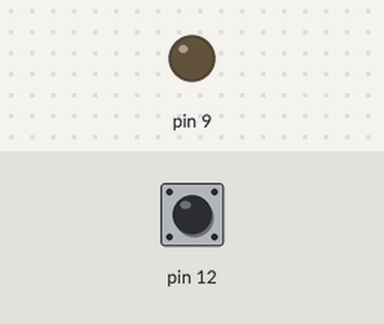
This sketch was run on a simulated Arduino Uno, built with avr-gcc and run on an emulated ATmega328P. Shown: output pins drawn as LEDs (lit = HIGH). The inputs (shaded band) are chosen by the test bench; at power-on: pin 12 HIGH.

Above: at 1.2 s.
1.3 s: pin 12 pulled LOW for 3.2 s
At 5.6 s:
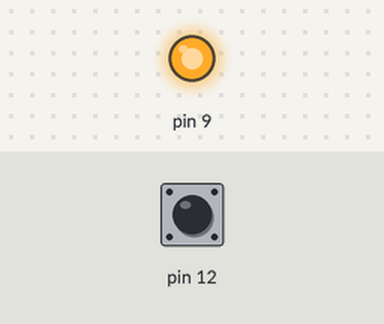
6.3 s: pin 12 pulled LOW for 0.15 s
At 7.1 s:
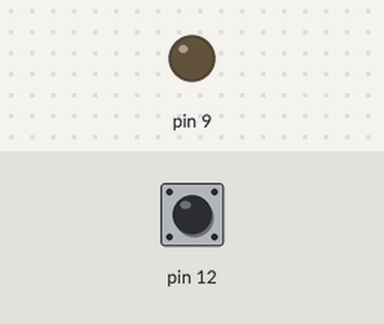
Timing chart, 0 to 9.3 s (numbered marks = the images above; inputs shaded):
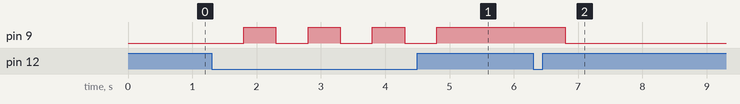

Measured:
- after the input at 1.3 s, pin 9: alternates HIGH for 0.50 s and LOW for 0.50 s, 7 changes in all, then stays HIGH, starting after 0.50 s
- after the input at 6.3 s, pin 9: HIGH → LOW after 0.50 s

The sketch:

sketch1.ino
```cpp
void setup() {
  // using pin 9 to control motor
  pinMode(9, OUTPUT);

  // using pin 12 to read button state
  pinMode(12, INPUT_PULLUP);
}
// start sketch with motor off
bool motorOn = false;

void loop() {
  // pressing button toggles motor state
  if(digitalRead(12) == 0) {
    motorOn = !motorOn;
    // delay to debounce
    delay(500);
  }

  if (motorOn) {
      analogWrite(9, 255);
  } else {
      analogWrite(9, 0);
  }
}
```
